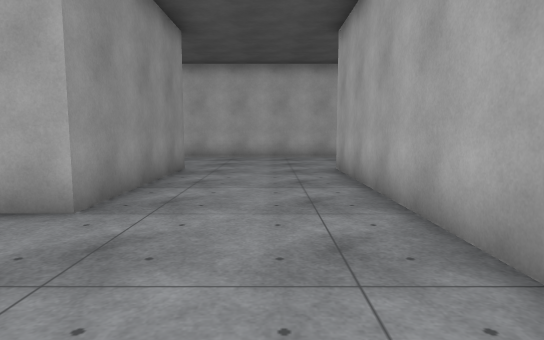
view 1 (above)

24 first-person views from a walk through a scene from a Unity 3-D project. The camera is 1.2 m above the floor, tilts 6° down and sees 75° across. The floor is counted in squares, 1.26 m on a side. Each view is taken from the middle of a square. On the plan, view 1 faces up. The plan holds only what a view shows up to about 13 squares ahead; the rest is blank. The place goes on beyond the plan. The player character is not drawn. Door leaves are left out, so doorways stand open. Surface patterns are stand-ins for the level's own textures.

view 2
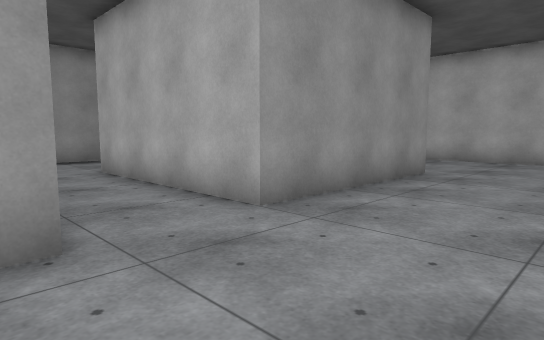

view 3
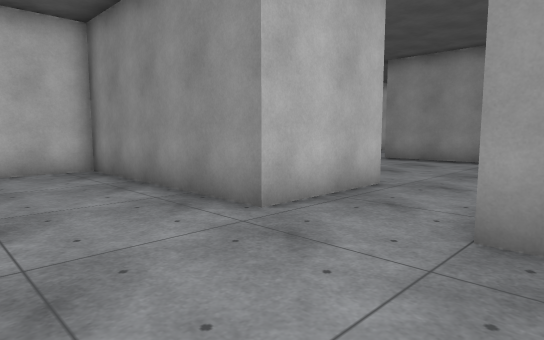

view 4
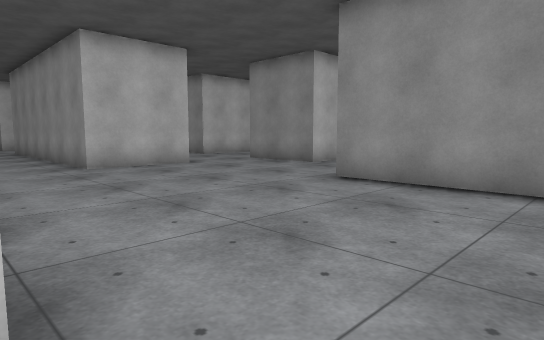

view 5
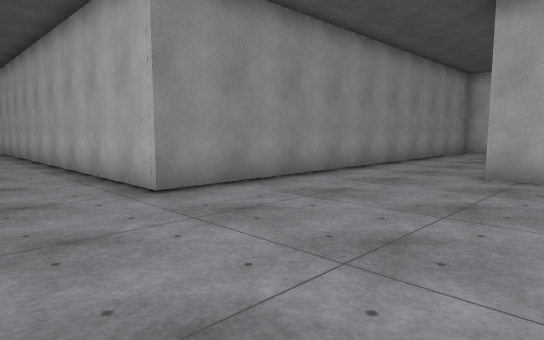

view 6
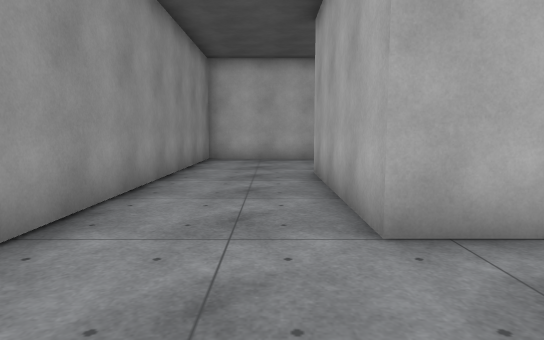

view 7
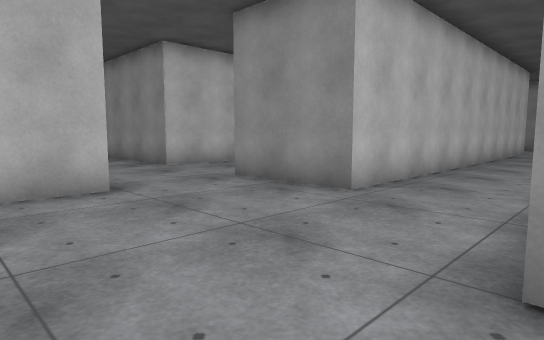

view 8
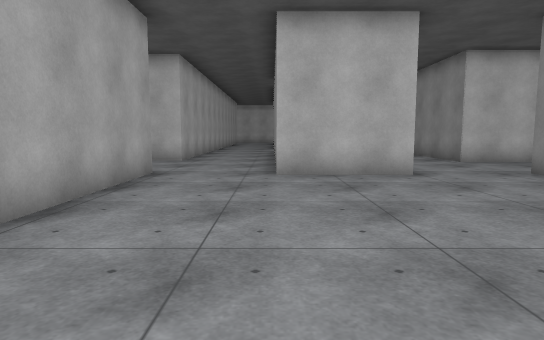

view 9
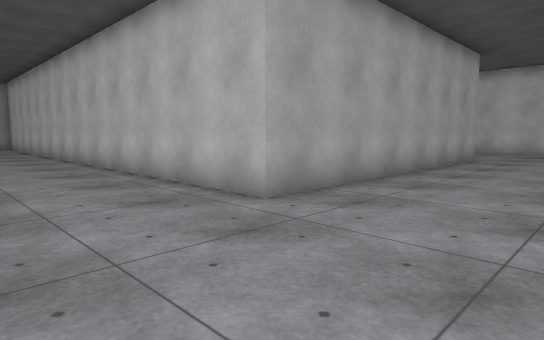

view 10
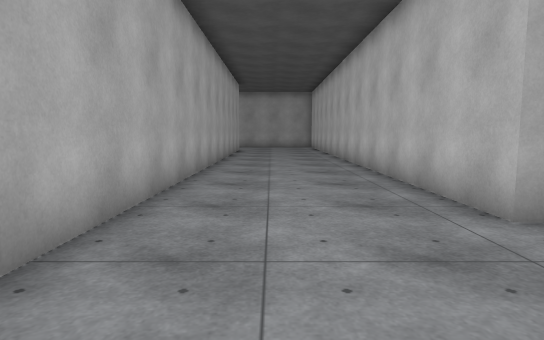

view 11
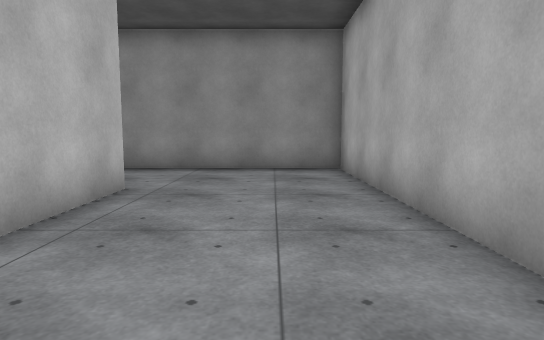

view 12
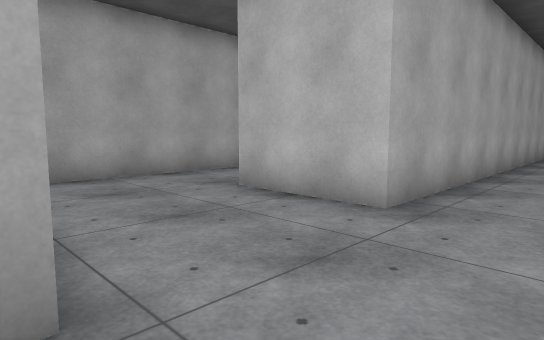

view 13
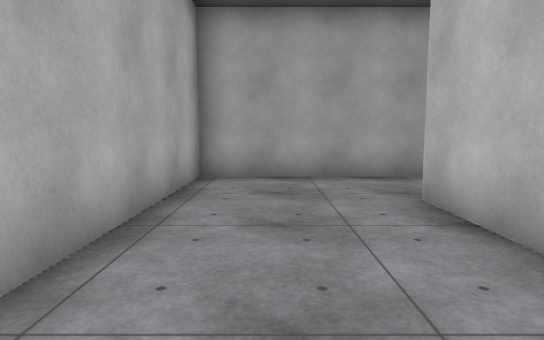

view 14
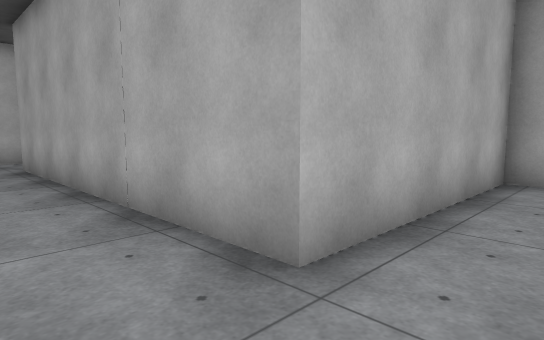

view 15
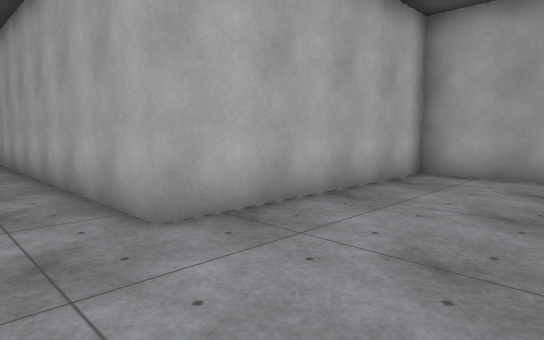

view 16
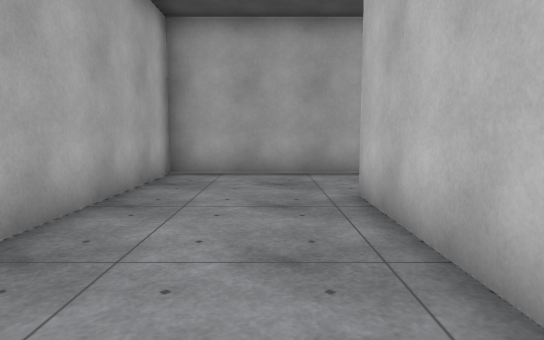

view 17
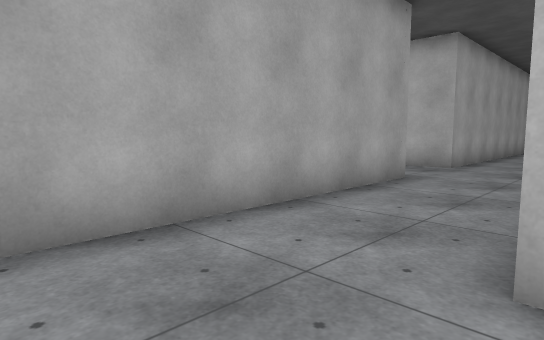

view 18
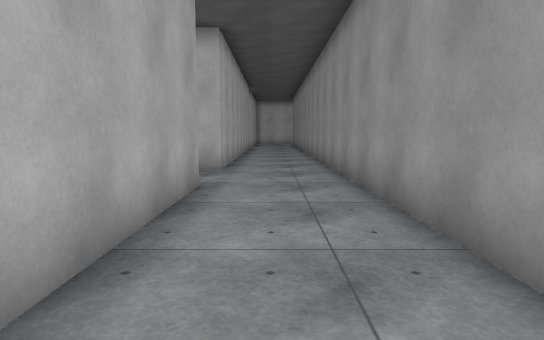

view 19
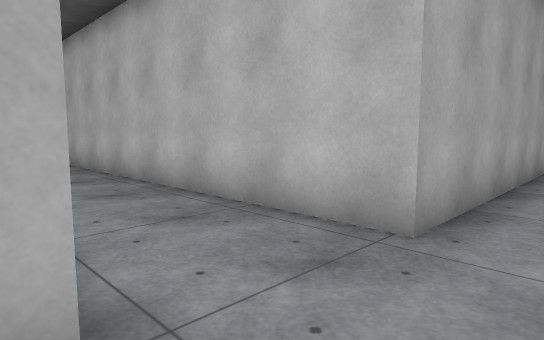

view 20
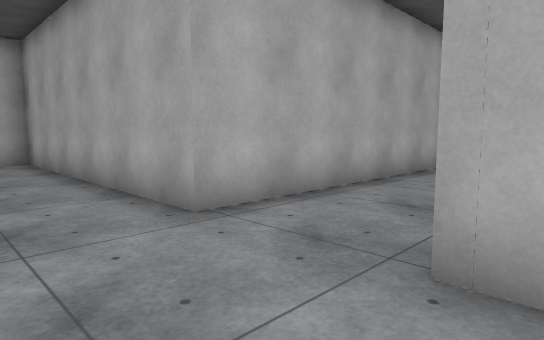

view 21
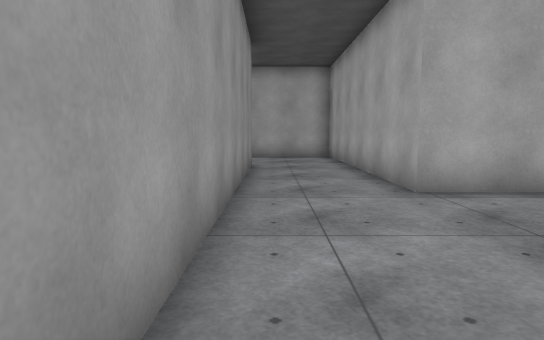

view 22
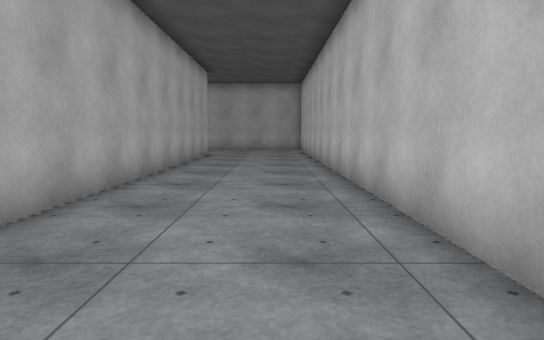

view 23
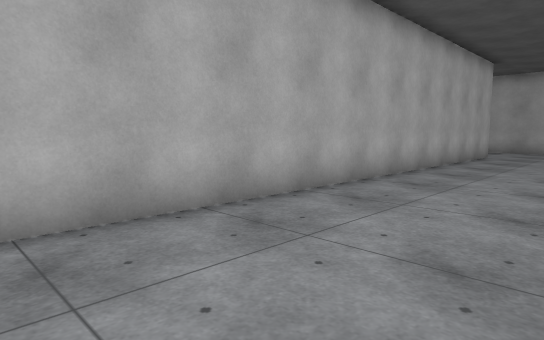

view 24
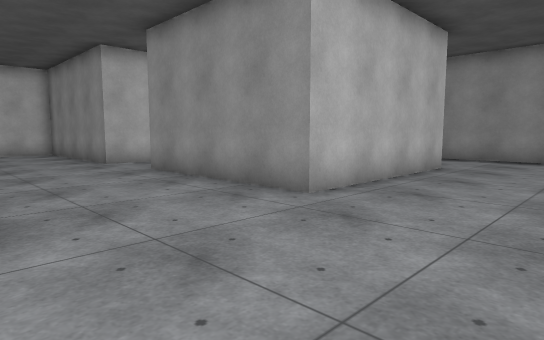

### Floor plan
Points are (right, up) in squares from view 1. A wall is a line through its corners. A room is listed if a view was taken in it or the views show most of it. See-through windows are left out.
Room 1 (views 1, 2, 3, 4, 5, 6, 7, 8, 9, 10, 11, 15, 16, 17, 18, 19, 20, 21, 22, 23, 24)
walls: (-2.3, 4.1) (-8, 4.1) (-8, 9.4) (-2.3, 9.4) (-2.3, 4.1); (1.6, -4.3) (5.4, -4.3) (5.4, -15.5); (-5.1, -6.4) (-5.1, 1.7) (-2.1, 1.7) (-2.1, -4.3) (-0.1, -4.3); (-11.3, -7) (-8.1, -7); (8.3, -15.5) (8.3, -12.2) (15.5, -12.2); (15.5, -9.4) (8.3, -9.4) (8.3, -0.6) (1.7, -0.6) (1.7, 9.4) (15.1, 9.4); (15.5, 13.8) (-11.3, 13.8) (-11.3, -1.3) (-21.9, -1.3); (-24.4, -4.3) (-14.1, -4.3) (-14.1, -6.4)
ways out: opening at (-6.5, -7) to room 2; opening at (-12.5, -7)
Room 2 (views 12, 13, 14)
walls: (-8.1, -7) (-8.1, -12.4); (-4.9, -15.5) (-4.9, -11.1) (-2, -11.1); (0.7, -13.4) (0.7, -7.4) (-5.1, -7.4) (-5.1, -6.4)
ways out: opening at (-6.5, -7) to room 1

Positions as (right, up) in squares from view 1, and headings:
1: (0, 0), facing up
2: (1, 1), facing up-left
3: (1, 5), facing down-left
4: (-5, 3), facing down-left
5: (-6, -4), facing up-left
6: (-9, 1), facing up
7: (-9, -1), facing down-left
8: (-8, 1), facing down
9: (-2, 13), facing down-right
10: (-2, 12), facing right
11: (-2, 12), facing left
12: (-7, -7), facing down-right
13: (-7, -9), facing right
14: (-7, -9), facing up-right
15: (0, -4), facing up-right
16: (0, -3), facing right
17: (5, -2), facing down-right
18: (7, -3), facing down
19: (7, -9), facing down-right
20: (6, -13), facing up-right
21: (6, -15), facing up
22: (2, 11), facing right
23: (2, 10), facing up-right
24: (2, 13), facing down-left
